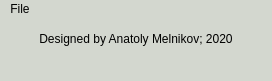
<?xml version="1.0" encoding="UTF-8"?>
<ui version="4.0">
 <class>MainWindow</class>
 <widget class="QMainWindow" name="MainWindow">
  <property name="geometry">
   <rect>
    <x>0</x>
    <y>0</y>
    <width>272</width>
    <height>81</height>
   </rect>
  </property>
  <property name="sizePolicy">
   <sizepolicy hsizetype="Preferred" vsizetype="Fixed">
    <horstretch>0</horstretch>
    <verstretch>0</verstretch>
   </sizepolicy>
  </property>
  <property name="minimumSize">
   <size>
    <width>0</width>
    <height>81</height>
   </size>
  </property>
  <property name="maximumSize">
   <size>
    <width>16777215</width>
    <height>81</height>
   </size>
  </property>
  <property name="windowTitle">
   <string>Help</string>
  </property>
  <property name="styleSheet">
   <string notr="true">background-color: rgb(211, 215, 207);</string>
  </property>
  <widget class="QWidget" name="centralwidget">
   <layout class="QHBoxLayout" name="horizontalLayout">
    <item>
     <widget class="QLabel" name="label">
      <property name="text">
       <string>Designed by Anatoly Melnikov; 2020</string>
      </property>
      <property name="alignment">
       <set>Qt::AlignCenter</set>
      </property>
      <property name="margin">
       <number>1</number>
      </property>
      <property name="indent">
       <number>0</number>
      </property>
     </widget>
    </item>
   </layout>
  </widget>
  <widget class="QMenuBar" name="menubar">
   <property name="geometry">
    <rect>
     <x>0</x>
     <y>0</y>
     <width>272</width>
     <height>22</height>
    </rect>
   </property>
   <widget class="QMenu" name="menuFile">
    <property name="title">
     <string>File</string>
    </property>
    <addaction name="actionQuit"/>
   </widget>
   <addaction name="menuFile"/>
  </widget>
  <widget class="QStatusBar" name="statusbar"/>
  <action name="actionQuit">
   <property name="text">
    <string>Quit</string>
   </property>
  </action>
 </widget>
 <resources/>
 <connections/>
</ui>
